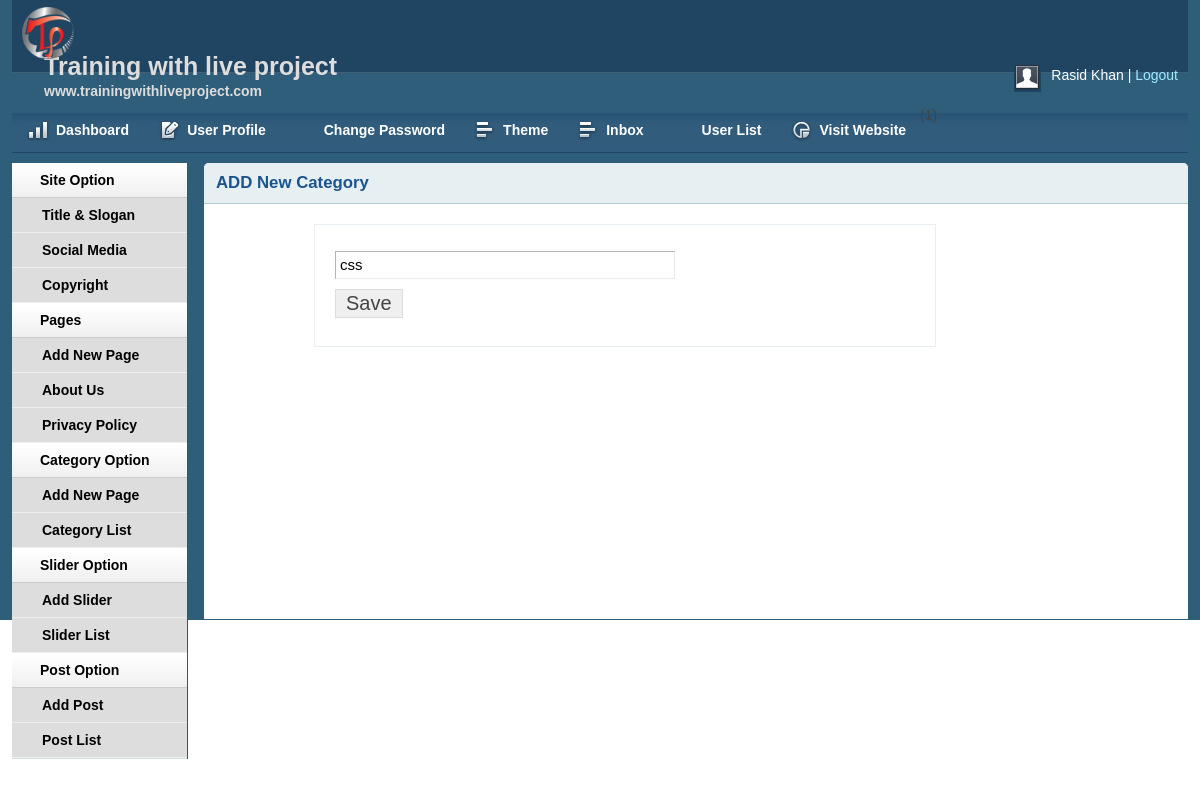
/admin/catlistedit.php?catid=8 (signed in), run on the app's committed database.
### tables this page shows
CREATE TABLE IF NOT EXISTS `add_page` (
  `id` int(11) NOT NULL AUTO_INCREMENT,
  `name` varchar(255) NOT NULL,
  `body` text NOT NULL,
  PRIMARY KEY (`id`)
);

CREATE TABLE IF NOT EXISTS `tbl_category` (
  `id` bigint(20) NOT NULL AUTO_INCREMENT,
  `name` varchar(50) NOT NULL,
  PRIMARY KEY (`id`)
);

### lib/Database.php (called while the page is built, shortened)
<?php
Class Database{
	public $host   = DB_HOST;
	public $user   = DB_USER;
	public $pass   = DB_PASS;
	public $dbname = DB_NAME;
	public $link;
	public function connectDB(){
	$this->link = new mysqli($this->host, $this->user, $this->pass, $this->dbname);
 }
	public function select($sql){
		$result = $this->link->query($sql) or die($this->link->error.__LINE__);
		if($result->num_rows > 0){
			return $result;
		} else {
			return false;
		}
	}
}

### admin/catlistedit.php (the view, shortened to what this page needs)
<?php include 'inc/header.php';?>
<?php include 'inc/sidebar.php';?>
<?php
if (!isset($_GET['catid']) || ($_GET['catid']) == NULL ) {
echo "<script> window.location='catlist.php'; </script>";
} else{
$id=$_GET['catid'];
}
?>
<div class="grid_10" >
<div class="box round first grid">
<h2>
ADD New Category
</h2>
<div class="block copyblock">
<?php
$query="SELECT * from tbl_category where id='$id' order by id desc";
$category=$db->select($query);
while ($result=$category->fetch_assoc()) {
?>
<form action="" method="POST">
<table class="form">
<tr>
    <td>
<input type="text" name="name"
value="<?php echo $result['name']?>" class="medium" />
    </td>
</tr>
<tr>
    <td>
        <input type="submit" name="submit" value="Save" />
    </td>
</tr>
</table>
</form>
<?php }?>
</div>
</div>
</div>

### admin/inc/sidebar.php
<div class="grid_2">
<div class="box sidemenu">
<div class="block" id="section-menu">
    <ul class="section menu">
       <li><a class="menuitem">Site Option</a>
            <ul class="submenu">
                <li><a href="titleslogan.php">Title & Slogan</a></li>
                <li><a href="social.php">Social Media</a></li>
                <li><a href="copyright.php">Copyright</a></li>
            </ul>
        </li>
         <li><a class="menuitem">Pages</a>
            <ul class="submenu">
                <li><a href="addpage.php">Add New Page</a> </li>
<?php
$query="SELECT * from add_page";
$pages=$db->select($query);
if ($pages) {
   while ($result=$pages->fetch_assoc()) {
?>
<li><a href="page.php?pageid=<?php echo $result['id'];?>"><?php echo $result['name'];?></a> </li>
<?php } }?>
            </ul>
        </li>
        <li><a class="menuitem">Category Option</a>
            <ul class="submenu">
                <li><a href="addcat.php">Add New Page</a> </li>
                <li><a href="catlist.php">Category List</a> </li>
            </ul>
        </li>
        <li><a class="menuitem">Slider Option</a>
            <ul class="submenu">
                <li><a href="slideradd.php">Add Slider</a> </li>
                <li><a href="sliderlist.php">Slider List</a> </li>
            </ul>
        </li>
        <li><a class="menuitem">Post Option</a>
            <ul class="submenu">
                <li><a href="addpost.php">Add Post</a> </li>
                <li><a href="postlist.php">Post List</a> </li>
            </ul>
        </li>
    </ul>
</div>
</div>
</div>

### admin/css/layout.css (style rules this page uses)
body { background: #fff none repeat scroll 0 0; color: #444; font-size: 14px; padding: 0; }
a { color: #000; font-weight:bold; text-decoration: none; }
h1, h2, h3, h4, h5, h6 { line-height:1.2em; margin-bottom:.3em; }
h2 { margin-top:1em; }
.box { background:#fff; margin-bottom:20px; padding:10px 10px 10px 10px; margin-left:-8px; }
.box.grid { padding-bottom:40px; }
.box.round { -moz-border-radius: 5px 5px 0px 0px; -webkit-border-radius: 5px 5px 0px 0px; border-radius: 5px 5px 0px 0px; }
.box h2 { font-size:1.2em; font-weight:bold; color:#1B548D; background:#E6F0F3; margin:-10px -10px 0 -10px; padding:10px 12px; border-bottom:1px solid #B3CBD6; -moz-border-radius: 5px 5px 0px 0px; -webkit-border-radius: 5px 5px 0px 0px; border-radius: 5px 5px 0px 0px; }
.box.first { min-height: 406px; }
.block { padding-top:20px; }
.copyblock { border: 1px solid #e6f0f3; line-height: 32px; margin-left: 100px; margin-top: 20px; padding-left: 20px; width: 600px; }
.box.sidemenu { background-color:#D1DEE4; border-right:1px solid #3A5665; padding:0px; margin:0px; cursor:pointer; }
.box.sidemenu .block { padding-top:0px; margin-top:0px; }
ul, ol { padding-top:0; }
ul.menu { list-style:none; border-top:1px solid #bbb; }
ul.menu li { margin:0; }
ul.menu li a { display:block; padding:4px 10px; border-bottom:1px solid #ccc; }
ul.menu ul { list-style:none; margin:0; }
ul.menu ul li a { padding-left:30px; }
ul.section { border-top:0; margin-bottom:0; }
ul.section li a { background:url(../img/sidemenu-repeat.jpg) repeat-x; line-height:26px; padding-left:28px; }
ul.section li li a { background:#ddd; border-bottom:1px solid #eee; }
ul.section ul li { text-transform:none; }
table.form { width:100%; }
table.form td { padding:4px 0px; }
table.form input, table.form select { font-size: 15px; padding: 4px 4px 5px 4px; border-top: 1px solid #b3b3b3; border-left: 1px solid #b3b3b3; border-right: 1px solid #eaeaea; border-bottom: 1px solid #eaeaea; }
table.form input[type="submit"] { border: 1px solid #ddd; color: #444; cursor: pointer; font-size: 20px; padding: 2px 10px; }
input.medium { width: 55%; }
.block { padding-bottom:1px; }

### data on the page
add_page: name "About Us"
add_page: name "Privacy Policy"
tbl_category: name "css"

### other printed values
$userid = Session::get('username') "Rasid Khan"
